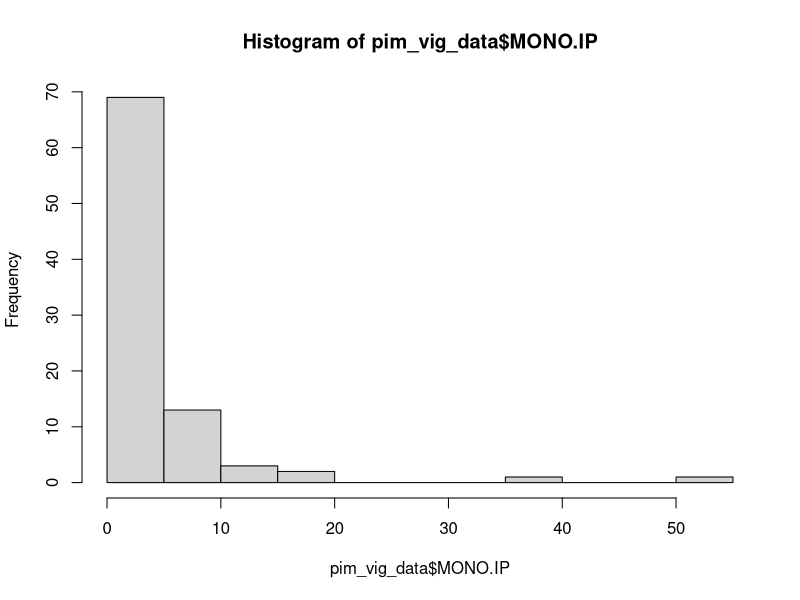
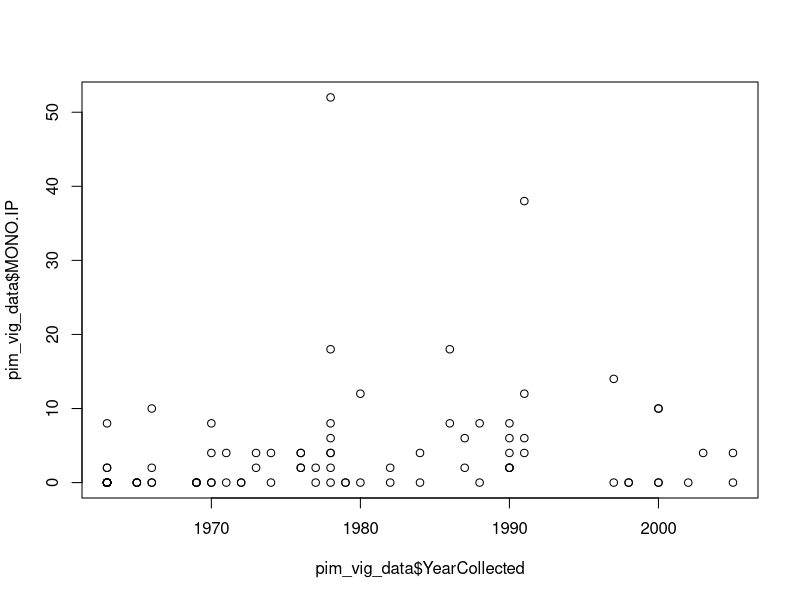
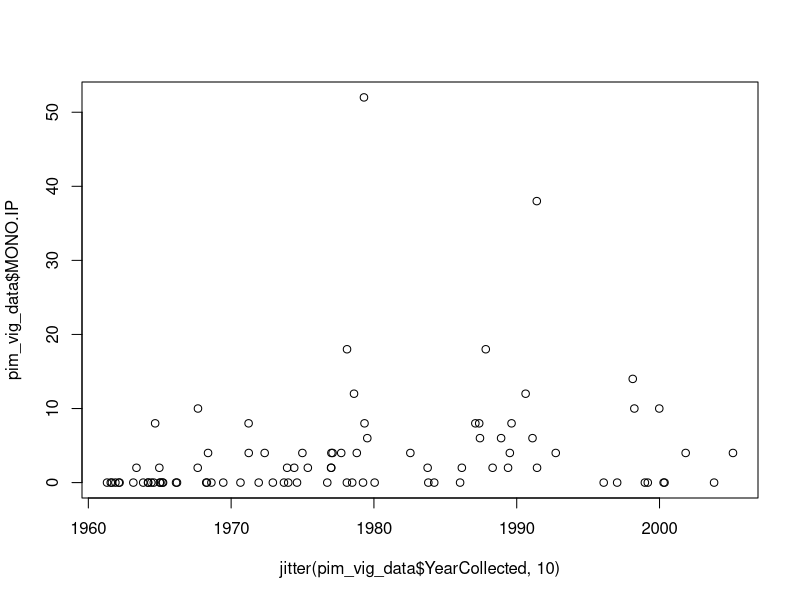
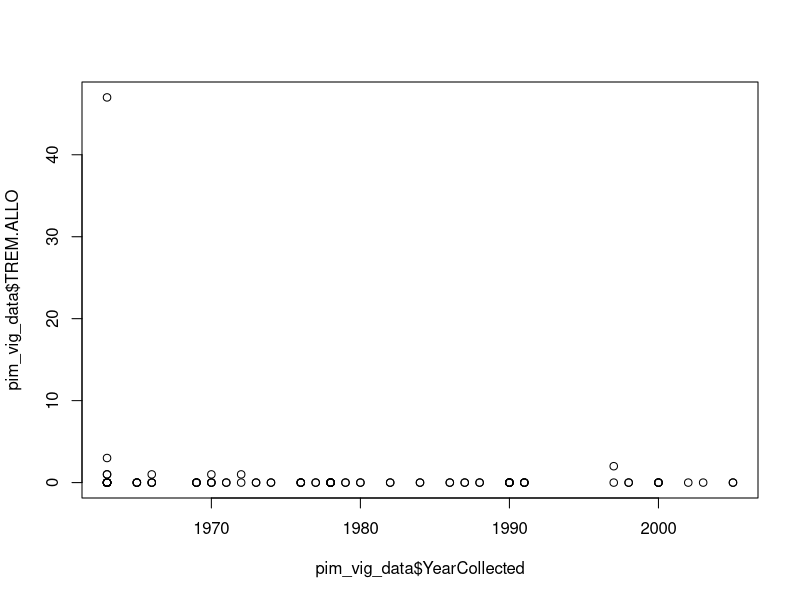
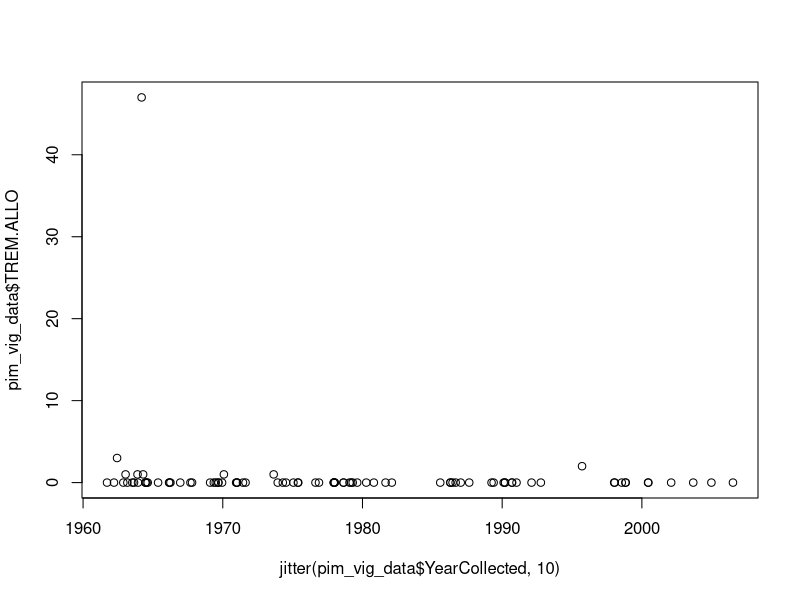

These charts were generated, in order, by the following R code:
# How to use R
# A workshop
# Written by Chelsea Wood (chelwood@uw.edu)

# To run a thing in R, you put your cursor on it and hit COMMAND+RETURN (on Mac) or CONTROL+RETURN (on PC).
# Anything with a # in front of it will not run, because it is annotation - words designed to be human-readable,
# but meant to be ignored by R.

# This is how you find out what directory R is reading from - i.e., what folder on your computer is R going to
# when you ask it to retrieve a file?  getwd = get working directory.

getwd()

# If you need to change your working directory, paste the file structure between the quotation marks below.
# To get the file structure, open the folder and then "Get info" about that folder. Copy the file structure
# and paste it below.

setwd("/Users/chelsealwood/Dropbox/Vault/University of Washington/Projects/CAREER/Data/TUBRI")

# Once your working directory is set, you're ready to read in the data!  If there are sub-folders inside your 
# working directory, you'll need to specify them as I have below.
# The <- command tells R what a thing is called.  So you can read the line below as,
# Look at this csv file, and name it pim_vig_data.  When I call pim_vig_data, I want you to give me the csv file.

pim_vig_data<-read.csv("data/processed/Ictalurus_punctatus_processed_human_readable.csv")

# To see your data as a spreadsheet in a new tab, use the View command.

View(pim_vig_data)

# You can also see your data in the console below by running the name of the dataset.

pim_vig_data

# With your dataset ready to go, you can now call individual columns in that dataset using $ plus the variable
# name, exactly as it is spelled and capitalized in the dataset.

pim_vig_data$YearCollected

pim_vig_data$MONO.IP

# You can also call individual rows, columns, or cells using brackets.

pim_vig_data[,]

# You can now perform simple data manipulations on the variables.  For example, if I want the total number of 
# MONO.IP worms we counted in Pimephales vigilax, I can write,

sum(pim_vig_data$MONO.IP)

# Or maybe I want the mean number of MONO.IP per fish. It's simple as this:

mean(pim_vig_data$MONO.IP)

# I can even call up a quick histogram of the number of MONO.IP in each fish:

hist(pim_vig_data$MONO.IP)

# Or I can plot the number of MONO.IP over tiem:

plot(pim_vig_data$MONO.IP~pim_vig_data$YearCollected)

plot(pim_vig_data$MONO.IP~jitter(pim_vig_data$YearCollected,10))

plot(pim_vig_data$TREM.ALLO~pim_vig_data$YearCollected)

plot(pim_vig_data$TREM.ALLO~jitter(pim_vig_data$YearCollected,10))

# Looks like there's a pattern there!  Let's do a simple statistical test to see if it is significant?

summary(lm(pim_vig_data$MONO.IP~pim_vig_data$YearCollected))

summary(lm(pim_vig_data$TREM.ALLO~pim_vig_data$YearCollected))
